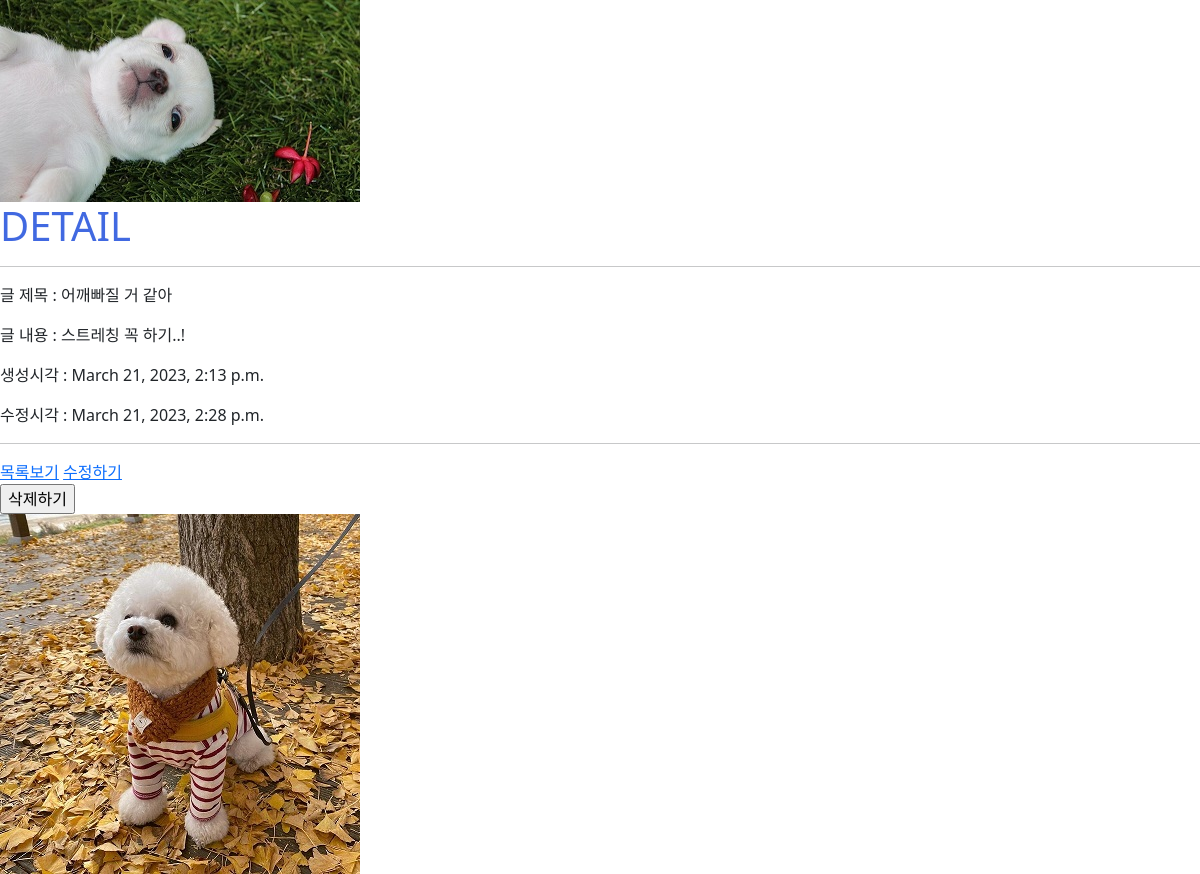
The app's page /articles/3/ with its own data.
### articles/models.py (models this page shows, shortened)
class Article(models.Model):
    title = models.CharField(max_length=30)
    content = models.TextField()
    created_at = models.DateTimeField(auto_now_add=True)
    updated_at = models.DateTimeField(auto_now=True)

### articles/views.py (the view)
# urls.py: path('<int:pk>/', views.detail, name='detail'),
def detail(request, pk):
    article = Article.objects.get(pk=pk)
    context = {'article': article}
    return render(request, 'articles/detail.html', context)

### articles/templates/articles/detail.html (shortened to what this page needs)
{% extends 'base.html' %}
{% block content %}
  <h1>DETAIL</h1>
  <hr>
  <p>글 제목 : {{article.title}}</p>
  <p>글 내용 : {{article.content}}</p>
  <p>생성시각 : {{article.created_at}}</p>
  <p>수정시각 : {{article.updated_at}}</p>
  <hr>
  <a href="{% url 'articles:index' %}">목록보기</a>
  <a href="{% url 'articles:update' article.pk %}">수정하기</a>
  <form action="{% url 'articles:delete' article.pk %}" method="POST">
    <input type="submit" value="삭제하기" >
  </form>
{% endblock content %}

### static/base.css (style rules this page uses)
h1 { color: royalblue; }

### records on screen
Article: title "어깨빠질 거 같아", content "스트레칭 꼭 하기..!", created_at "March 21, 2023, 2:13 p.m.", updated_at "March 21, 2023, 2:28 p.m."
